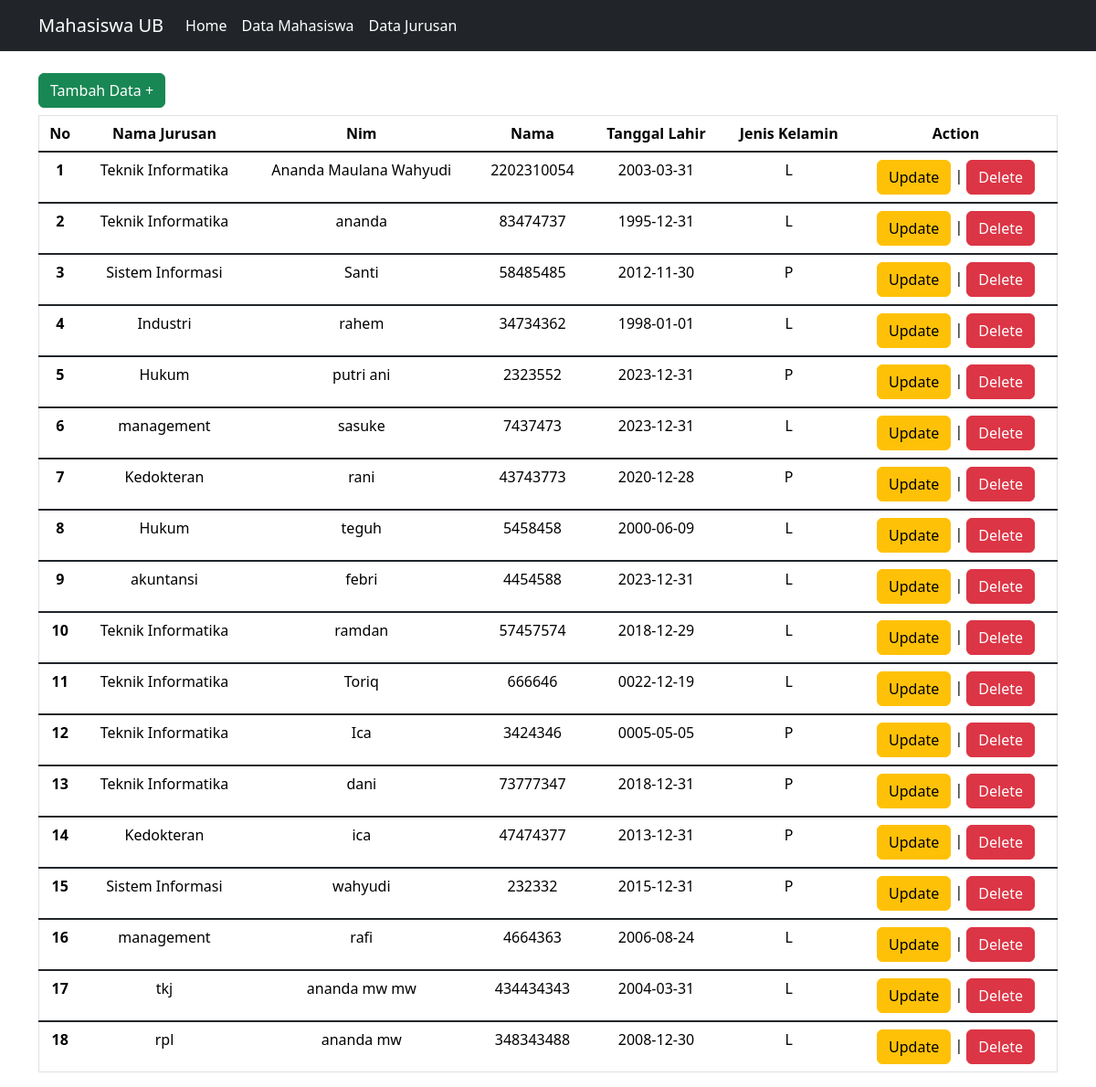
/data_mahasiswa.php, run on the app's committed database.
### tables this page shows
CREATE TABLE `data_mahasiswa` (
  `id_mahasiswa` int(11) NOT NULL,
  `id_jurusan` int(11) NOT NULL,
  `nama_mahasiswa` varchar(100) NOT NULL,
  `nim_mahasiswa` varchar(50) NOT NULL,
  `tgl_lahir` date NOT NULL,
  `jenis_kelamin` enum('L','P') NOT NULL
);

CREATE TABLE `data_jurusan` (
  `id_jurusan` int(11) NOT NULL,
  `nama_jurusan` varchar(255) NOT NULL
);

### data_mahasiswa.php (the view, shortened to what this page needs)
<?php
include "./config/connection.php";
include "./layouts/header.php";
$mahasiswa = mysqli_query($connection, "SELECT * FROM data_mahasiswa JOIN data_jurusan ON data_mahasiswa.id_jurusan = data_jurusan.id_jurusan");
?>
<!doctype html>
<html lang="en">
<head>
    <link href="https://cdn.jsdelivr.net/npm/bootstrap@5.3.2/dist/css/bootstrap.min.css" rel="stylesheet">
</head>
<body>
    <div class="container mt-4 ">
        <a href="tambah_mahasiswa.php" class="btn btn-success mb-2 ms-auto ">Tambah Data +</a>
        <table class="table border text-center  ">
            <thead>
                <tr class="">
                    <th scope="col">No</th>
                    <th scope="col">Nama Jurusan</th>
                    <th scope="col">Nim</th>
                    <th scope="col">Nama</th>
                    <th scope="col">Tanggal Lahir</th>
                    <th scope="col">Jenis Kelamin</th>
                    <th scope="col">Action</th>
                </tr>
            </thead>
            <?php $i = 1;
            foreach ($mahasiswa as $mhs) : ?>
                <tbody class="table-group-divider ">
                    <tr>
                        <th scope="row"> <?= $i++ ?> </th>
                        <td> <?= $mhs["nama_jurusan"] ?> </td>
                        <td> <?= $mhs["nama_mahasiswa"] ?> </td>
                        <td> <?= $mhs["nim_mahasiswa"] ?> </td>
                        <td> <?= $mhs["tgl_lahir"] ?> </td>
                        <td> <?= $mhs["jenis_kelamin"] ?> </td>
                        <td>
                            <a href="update.php?id=<?= $mhs["id_mahasiswa"] ?> " class="btn btn-warning">Update</a> |
                            <a href="delete.php?id= <?= $mhs['id_mahasiswa'] ?> " onclick="return confirm('apakah data tetap akan dihapus ?');" class="btn btn-danger">Delete</a>
                        </td>
                    </tr>
                </tbody>
            <?php endforeach; ?>
        </table>
    </div>
</body>
</html>

### layouts/header.php
<nav class="navbar navbar-expand-lg  bg-dark ">
    <div class="container ">
        <a class="navbar-brand text-white " href="#">Mahasiswa UB</a>
        <div class="collapse navbar-collapse" id="navbarNav">
            <ul class="navbar-nav">
                <li class="nav-item">
                    <a class="nav-link  text-white " aria-current="page" href="index.php">Home</a>
                </li>
                <li class="nav-item">
                    <a class="nav-link text-white " href="data_mahasiswa.php">Data Mahasiswa</a>
                </li>
                <li class="nav-item">
                    <a class="nav-link text-white " href="data_jurusan.php">Data Jurusan</a>
                </li>
            </ul>
        </div>
    </div>
</nav>

### data on the page
data_mahasiswa: id_jurusan.nama_jurusan "Teknik Informatika", nama_mahasiswa "Ananda Maulana Wahyudi", nim_mahasiswa "2202310054", tgl_lahir "2003-03-31", jenis_kelamin "L"
data_mahasiswa: id_jurusan.nama_jurusan "Teknik Informatika", nama_mahasiswa "ananda", nim_mahasiswa "83474737", tgl_lahir "1995-12-31", jenis_kelamin "L"
data_mahasiswa: id_jurusan.nama_jurusan "Sistem Informasi", nama_mahasiswa "Santi", nim_mahasiswa "58485485", tgl_lahir "2012-11-30", jenis_kelamin "P"
data_mahasiswa: id_jurusan.nama_jurusan "Industri", nama_mahasiswa "rahem", nim_mahasiswa "34734362", tgl_lahir "1998-01-01", jenis_kelamin "L"
data_mahasiswa: id_jurusan.nama_jurusan "Hukum", nama_mahasiswa "putri ani", nim_mahasiswa "2323552", tgl_lahir "2023-12-31", jenis_kelamin "P"
data_mahasiswa: id_jurusan.nama_jurusan "management", nama_mahasiswa "sasuke", nim_mahasiswa "7437473", tgl_lahir "2023-12-31", jenis_kelamin "L"
data_mahasiswa: id_jurusan.nama_jurusan "Kedokteran", nama_mahasiswa "rani", nim_mahasiswa "43743773", tgl_lahir "2020-12-28", jenis_kelamin "P"
data_mahasiswa: id_jurusan.nama_jurusan "Hukum", nama_mahasiswa "teguh", nim_mahasiswa "5458458", tgl_lahir "2000-06-09", jenis_kelamin "L"
data_mahasiswa: id_jurusan.nama_jurusan "akuntansi", nama_mahasiswa "febri", nim_mahasiswa "4454588", tgl_lahir "2023-12-31", jenis_kelamin "L"
data_mahasiswa: id_jurusan.nama_jurusan "Teknik Informatika", nama_mahasiswa "ramdan", nim_mahasiswa "57457574", tgl_lahir "2018-12-29", jenis_kelamin "L"
data_mahasiswa: id_jurusan.nama_jurusan "Teknik Informatika", nama_mahasiswa "Toriq", nim_mahasiswa "666646", tgl_lahir "0022-12-19", jenis_kelamin "L"
data_mahasiswa: id_jurusan.nama_jurusan "Teknik Informatika", nama_mahasiswa "Ica", nim_mahasiswa "3424346", tgl_lahir "0005-05-05", jenis_kelamin "P"
data_mahasiswa: id_jurusan.nama_jurusan "Teknik Informatika", nama_mahasiswa "dani", nim_mahasiswa "73777347", tgl_lahir "2018-12-31", jenis_kelamin "P"
data_mahasiswa: id_jurusan.nama_jurusan "Kedokteran", nama_mahasiswa "ica", nim_mahasiswa "47474377", tgl_lahir "2013-12-31", jenis_kelamin "P"
data_mahasiswa: id_jurusan.nama_jurusan "Sistem Informasi", nama_mahasiswa "wahyudi", nim_mahasiswa "232332", tgl_lahir "2015-12-31", jenis_kelamin "P"
data_mahasiswa: id_jurusan.nama_jurusan "management", nama_mahasiswa "rafi", nim_mahasiswa "4664363", tgl_lahir "2006-08-24", jenis_kelamin "L"
data_mahasiswa: id_jurusan.nama_jurusan "tkj", nama_mahasiswa "ananda mw mw", nim_mahasiswa "434434343", tgl_lahir "2004-03-31", jenis_kelamin "L"
data_mahasiswa: id_jurusan.nama_jurusan "rpl", nama_mahasiswa "ananda mw", nim_mahasiswa "348343488", tgl_lahir "2008-12-30", jenis_kelamin "L"
